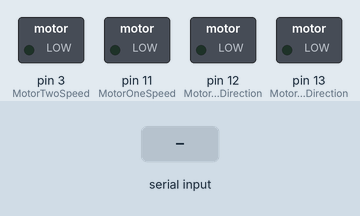
This sketch was run on a simulated Arduino Uno, built with avr-gcc and run on an emulated ATmega328P. On the bench: switched loads named in the sketch (green lamp = pin HIGH). The test bench sets the inputs (shaded band).

Above: at 1.2 s.
1.3 s: "f" received over Serial
At 2.3 s:
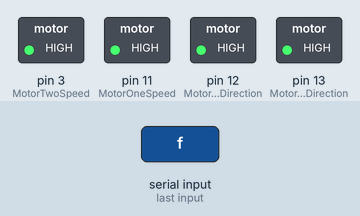
2.8 s: "b" received over Serial
At 3.5 s:
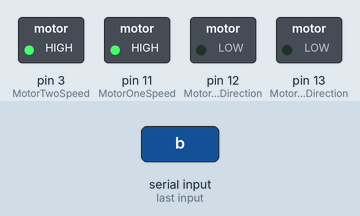
4.3 s: "l" received over Serial
At 4.6 s:
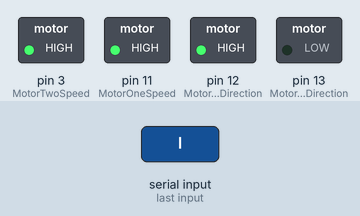
5.8 s: "r" received over Serial
At 7.0 s:
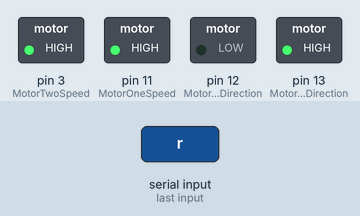
7.3 s: "s" received over Serial
At 8.1 s:
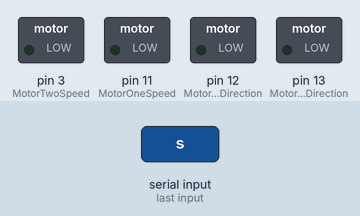
Timing chart, 0 to 9.8 s (numbered marks = the images above; inputs shaded):
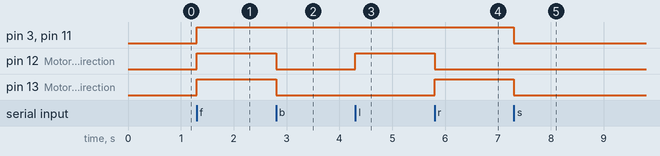

Measured:
- after the input at 1.3 s, pin 3 (MotorTwoSpeed), pin 11 (MotorOneSpeed), pin 12 (MotorTwoDirection), pin 13 (MotorOneDirection): LOW → HIGH at once
- after the input at 2.8 s, pin 12 (MotorTwoDirection), pin 13 (MotorOneDirection): HIGH → LOW at once
- after the input at 4.3 s, pin 12 (MotorTwoDirection): LOW → HIGH at once
- after the input at 5.8 s, pin 12 (MotorTwoDirection): HIGH → LOW at once; pin 13 (MotorOneDirection): LOW → HIGH at once
- after the input at 7.3 s, pin 3 (MotorTwoSpeed), pin 11 (MotorOneSpeed), pin 13 (MotorOneDirection): HIGH → LOW at once

The sketch:

ego_arduino.ino
```cpp
int MotorOneDirection = 13;
int MotorOneSpeed = 11;
int MotorTwoDirection = 12;
int MotorTwoSpeed = 3;
int sensorVal = 300;
int sensorPin = 5;
int maxDistance = 200;
int minDistance = 500;

char action = 's';

void setup() {
  Serial.begin(9600);

  pinMode (MotorOneDirection, OUTPUT);
  pinMode (MotorOneSpeed, OUTPUT);
  pinMode (MotorTwoDirection, OUTPUT);
  pinMode (MotorTwoSpeed, OUTPUT);
}

void loop(){
  if (action == 'f') {
    forward();
  }
  if (action == 'b') {
    backward();
  }
  if (action == 'l') {
    left();
  }
  if (action == 'r') {
    right();
  }
  if (action == 's') {
    stopMe();
  }
}

void serialEvent() {
  while (Serial.available()) {
    action = (char)Serial.read();
  }
}

void forward() {
    digitalWrite(MotorOneDirection, HIGH);
    analogWrite(MotorOneSpeed, 255);
    digitalWrite(MotorTwoDirection, HIGH);
    analogWrite(MotorTwoSpeed, 255);
}

void backward() {
    digitalWrite(MotorOneDirection, LOW);
    analogWrite(MotorOneSpeed, 255);
    digitalWrite(MotorTwoDirection, LOW);
    analogWrite(MotorTwoSpeed, 255);
}

void left() {
    digitalWrite(MotorOneDirection, LOW);
    analogWrite(MotorOneSpeed, 255);
    digitalWrite(MotorTwoDirection, HIGH);
    analogWrite(MotorTwoSpeed, 255);
}

void right() {
    digitalWrite(MotorOneDirection, HIGH);
    analogWrite(MotorOneSpeed, 255);
    digitalWrite(MotorTwoDirection, LOW);
    analogWrite(MotorTwoSpeed, 255);
}

void stopMe() {
    digitalWrite(MotorOneDirection, LOW);
    analogWrite(MotorOneSpeed, 0);
    digitalWrite(MotorTwoDirection, LOW);
    analogWrite(MotorTwoSpeed, 0);
}
```
